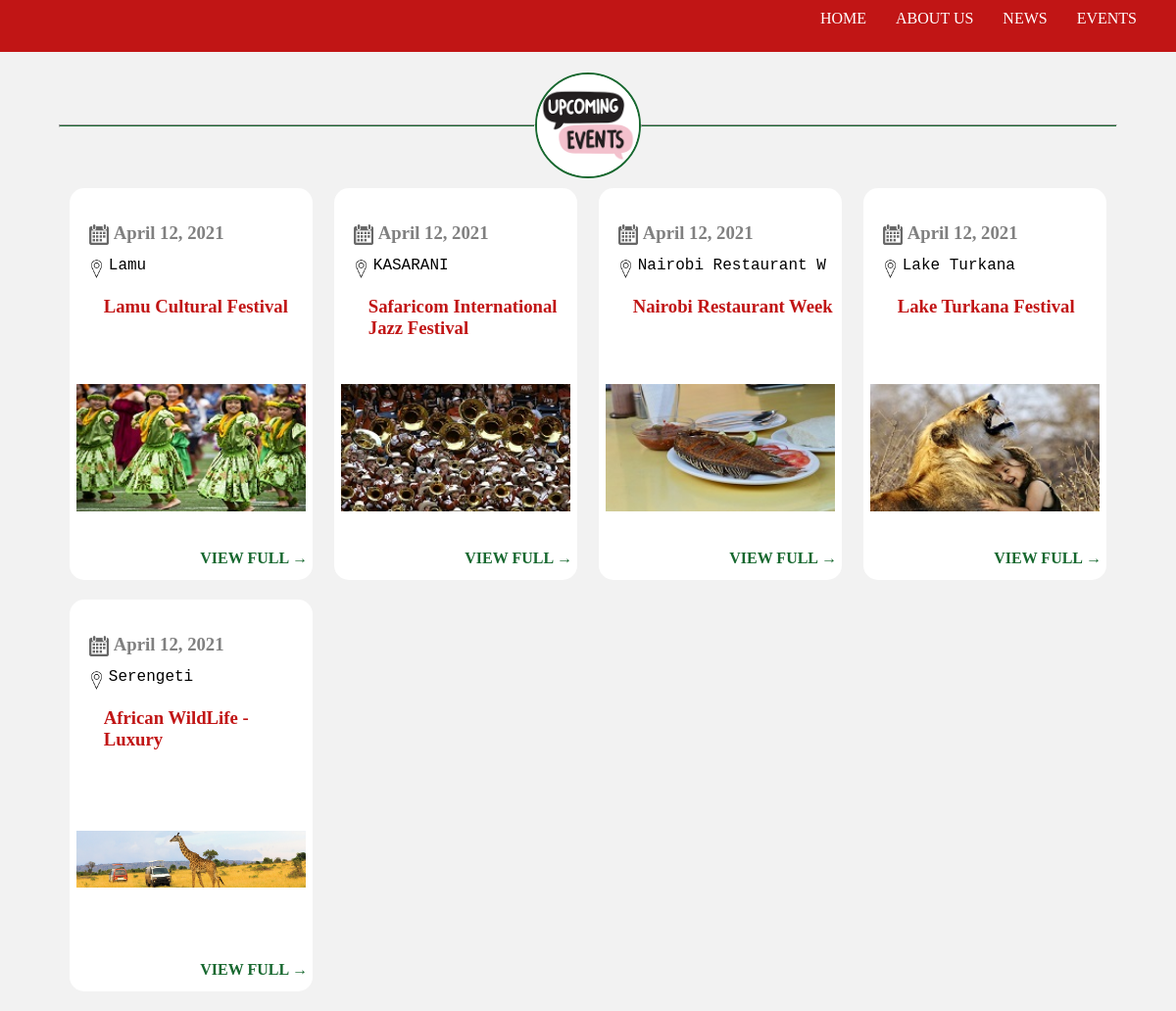
The app's page /events with its own data.
### sigoro_web_app/models.py (models this page shows, shortened)
class events_model(models.Model):
    date=models.DateField(auto_created=True,auto_now=True)
    location=models.CharField(max_length=20)
    headline=models.CharField(max_length=50)
    image=models.ImageField(upload_to='events_images')
    description=models.TextField(default='',null=True,)

### sigoro_web_app/views.py (the view)
# urls.py: path('events',views.events,name='events'),
def events(request):
    event = events_model.objects.all()
    context = {
        'events': event,
    }
    return render(request, 'events.html', context)

### templates/events.html
{% extends 'base.html' %}
{% load static%}
{% block content%}
<br>
<br>
<br>
<div class="content_events">
    <div class="hrimg_content">
        <hr class="hr_events_left">
        <img src="{% static 'images/upcoming_event.png' %}" class="hr_img">
        <hr class="hr_events_right">
    </div>
    {% for event in events %}
    <div class="columns_events">
        <h3 class="columns_events_date"><img src="{% static 'images/calendar.png' %}" alt="events" style="object-fit:contain;height:25px;width:20px;float:left;opacity:0.6;margin-right:5px;">{{event.date}}</h3>
        <p class="columns_events_location">
            <img src="{% static 'images/location.jpg' %}" alt="events" style="height:25px;width:25px;float:left;">
            {{event.location}}
        </p>
        <h3 class="columns_events_headline">{{event.headline}}</h3>
        <img src="{{event.image.url}}" class="columns_events_img">
        <div class="columns_events_footer">
        <a href="event_view/{{event.id}}" class="link_clean"> <h4 class="primary-color-dark" >VIEW FULL &#8594</h4></a>
        </div>
    </div>
    {% endfor %}
</div>
{% endblock %}

### templates/base.html (shortened to what this page needs)
<!DOCTYPE html>
{% load static %}
<html>
<head>
	<link rel="stylesheet" type="text/css" href="{% static 'css/style.css' %}">
</head>
<header>
	<ul id="header-list">
		<li><a class="disabled" href="{% url 'home_page' %}">HOME</a></li>
		<li><a class="disabled" href="{% url 'about_us' %}">ABOUT US</a></li>
		<li><a class="disabled" href="{% url 'news' %}">NEWS</a></li>
		<li><a class="disabled" href="{% url 'events' %}">EVENTS</a></li>
	</ul>
</header>
<body>
{% block content %}
{% endblock %}
</body>
</html>

### sigoro_web_app/static/css/style.css (style rules this page uses)
* { margin: 0px; padding: 0px; box-sizing: border-box; }
body { background-color: #f2f2f2; box-sizing: border-box; }
.primary-color-dark { color: #17682f; }
header { position:fixed; width: 100%; padding:10px; top: 0; background-color:#c11515; text-align: center; }
#header-list { display: inline-block; text-decoration: none; list-style-type: none; margin: auto; color:white; float:right; overflow:hidden; }
#header-list li { float: left; margin-right: 30px; text-decoration: none; margin-bottom:15px; }
#header-list li a { text-decoration: none; color:white; }
.link_clean { text-decoration:none; color:inherit; }
.content_events { width:90%; margin:auto; }
.columns_events { padding:5px; width:23%; margin-left:1%; margin-right:1%; height:400px; background-color:white; float:left; border-radius:15px; margin-bottom:20px; }
.hrimg_content { width:100%; margin-bottom:10px; margin-top:20px; display: flex; align-items: center; }
.hr_events_left { width:45%; height:3px; background-color:#17682f; float:left; }
.hr_events_right { width:45%; height:3px; background-color:#17682f; float:right; }
.hr_img { width:10%; border-radius:50%; border: 2px solid #17682f; }
.columns_events_date { margin-left:15px; margin-top:30px; height:25px; overflow:hidden; vertical-align:middle; display:inline-block; color:grey; }
.columns_events_location { margin-top:10px; margin-left:10px; height:40px; overflow:hidden; vertical-align:middle; font-family:monospace,sans-serif; font-style:bold; }
.columns_events_headline { color: #c11515; margin-left:30px; margin-bottom:5px; height:50px; overflow:hidden; }
.columns_events_img { width:100%; height:200px; object-fit:contain; border-radius:15px; padding:2px; bottom:0; }
.columns_events_footer { margin-left:10px; height:25px; overflow:hidden; float:right; }

### records on screen
events_model: date "April 12, 2021", location "Lamu", headline "Lamu Cultural Festival", image (picture)
events_model: date "April 12, 2021", location "KASARANI", headline "Safaricom International Jazz Festival", image (picture)
events_model: date "April 12, 2021", location "Nairobi Restaurant W", headline "Nairobi Restaurant Week", image (picture)
events_model: date "April 12, 2021", location "Lake Turkana", headline "Lake Turkana Festival", image (picture)
events_model: date "April 12, 2021", location "Serengeti", headline "African WildLife - Luxury", image (picture)
